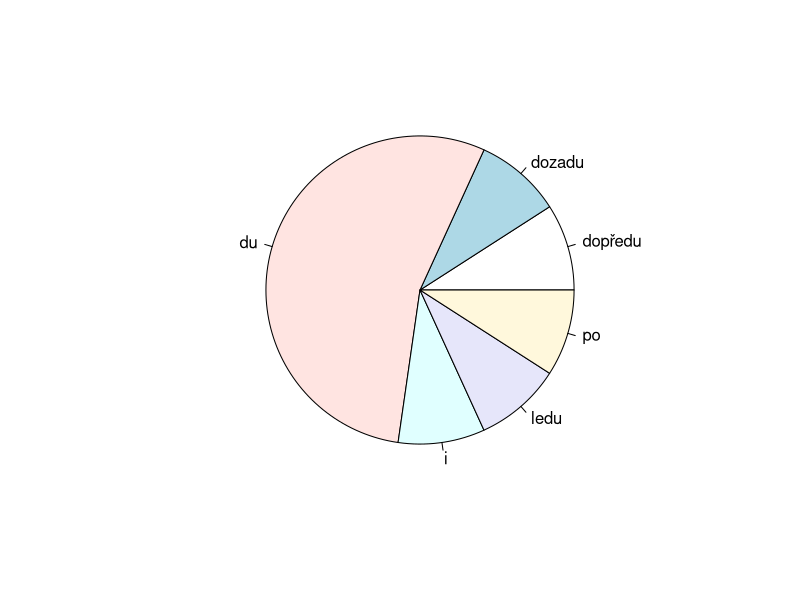
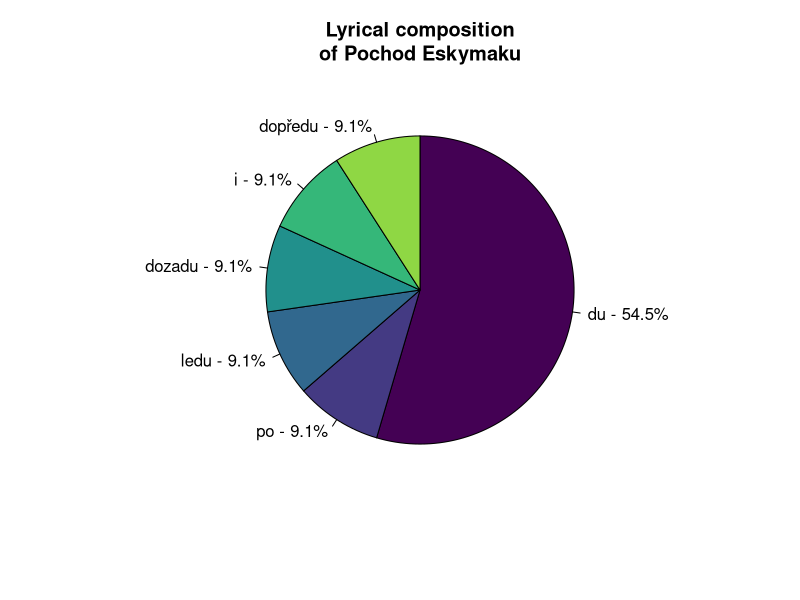

Generate these figures, in order, with R:
lyr <- 'Du du du du po ledu
dozadu du i dopředu du
Du du du du po ledu
dozadu du i dopředu du

Du du du du po ledu
dozadu du i dopředu du
Du du du du po ledu
dozadu du i dopředu du'

words <- tolower(unlist(stringr::str_split(lyr, "[[:space:][:punct:]]+")))
words
pie(table(words))

mainwords <- c("du", "po", "ledu", "dozadu", "i", "dopředu")
words2<- words
#words2[!(words %in% mainwords)]<-"other"
words3<-factor(words2, level = c(mainwords))
pie(table(words3), 
    clockwise=TRUE, 
    col= viridis::viridis(length(mainwords)+1), 
    main="Lyrical composition\nof Pochod Eskymaku", 
    labels=paste(levels(words3),'-', paste0(round(table(words3)/sum(table(words3))*100,1),'%')))
